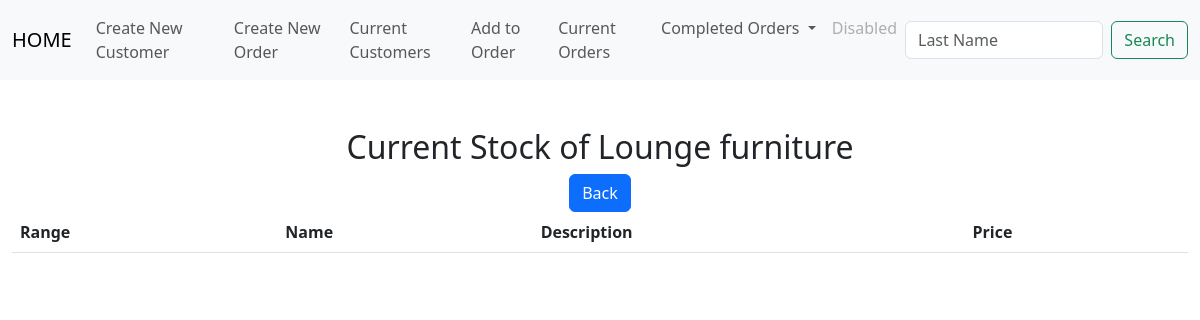
The page /lounge.html on the database as committed earlier.
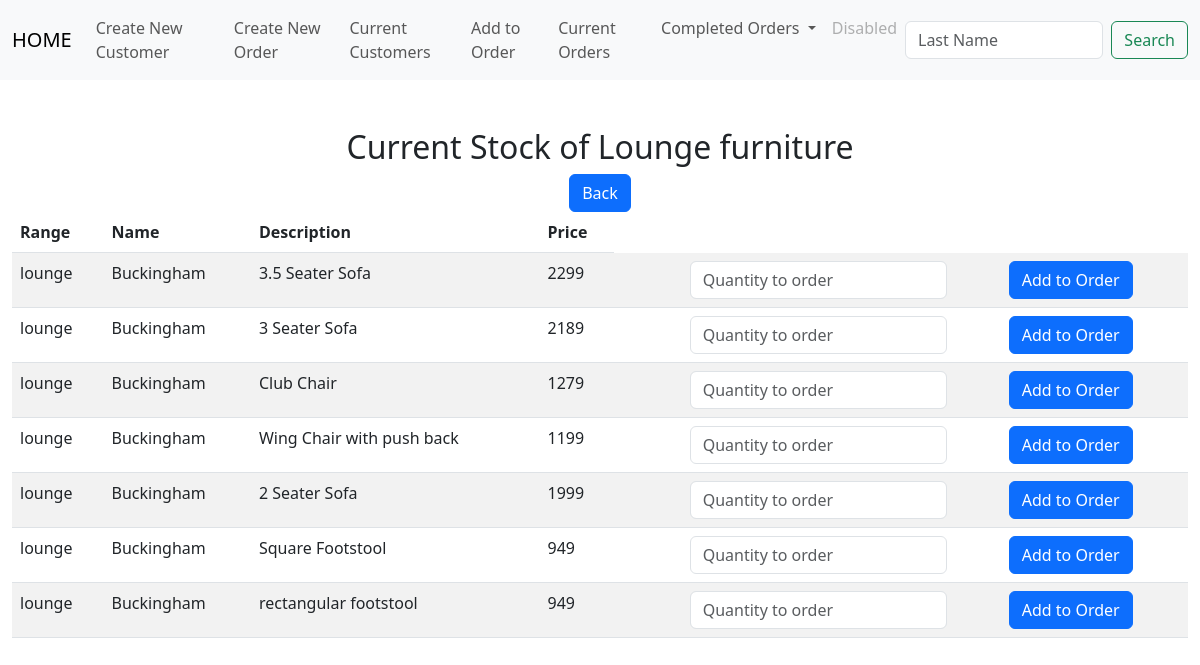
The same page on the database as committed later.
### tables this page shows
CREATE TABLE stock(item_id INTEGER PRIMARY KEY AUTOINCREMENT NOT NULL, Range TEXT, Name TEXT, Description TEXT, selling_price DECIMAL);

### app.py (the view)
@app.route("/lounge.html", methods=["GET", "POST"])
def lounge():
        if request.method == "POST":
            return render_template("lounge.html")
        else:
            lounge = db.execute("SELECT * FROM stock WHERE Range = 'lounge' ;")
            return render_template("lounge.html", lounge = lounge)

### app.py (called while the page is built)
@app.after_request
def after_request(response):
    response.headers["Cache-Control"] = "no-cache, no-store, must-revalidate"
    response.headers["Expires"] = 0
    response.headers["Pragma"] = "no-cache"
    return response

### templates/lounge.html (shortened to what this page needs)
{% extends "layout.html" %}
{% block main %}
<div class="section">
    <h2>Current Stock of Lounge furniture</h2>
    <form action="/stock_list">
        <td><button class="btn btn-primary" type="submit">Back</button></td>
    </form>
    <table class="table table-striped">
        <thead>
            <tr>
                <th class="text-start">Range</th>
                <th class="text-start">Name</th>
                <th class="text-start">Description</th>
                <th class="text-start">Price</th>
            </tr>
        </thead>
        <tbody>
            {% for row in lounge %}
            <tr>
                <td class="text-start">{{ row["Range"] }}</td>
                <td class="text-start">{{ row["Name"] }}</td>
                <td class="text-start">{{ row["Description"] }}</td>
                <td class="text-start">{{ row["selling_price"] }}</td>
                <form action="/add_to_order" method="POST">
                    <td><input type="hidden" name="item_id" VALUE="{{ row['item_id'] }}"></td>
                    <td class="text-start"><input class="form-control mx-auto w-auto" name ="Quantity" placeholder="Quantity to order" type="number"></td>
                    <td class="text-start"><button class="btn btn-primary" type="submit">Add to Order</button></td>
                </form>
            </tr>
            {% endfor %}
        </tbody>
    </div>
{% endblock %}

Rows that differ between the two databases and show on the page:
now on this page (row edited): stock: Range "lounge", Name "Buckingham", Description "3.5 Seater Sofa", selling_price "2299"
now on this page (row edited): stock: Range "lounge", Name "Buckingham", Description "3 Seater Sofa", selling_price "2189"
now on this page (row edited): stock: Range "lounge", Name "Buckingham", Description "Club Chair", selling_price "1279"
now on this page (row edited): stock: Range "lounge", Name "Buckingham", Description "Wing Chair with push back", selling_price "1199"
now on this page (row edited): stock: Range "lounge", Name "Buckingham", Description "2 Seater Sofa", selling_price "1999"
now on this page (row edited): stock: Range "lounge", Name "Buckingham", Description "Square Footstool", selling_price "949"
now on this page (row edited): stock: Range "lounge", Name "Buckingham", Description "rectangular footstool", selling_price "949"
